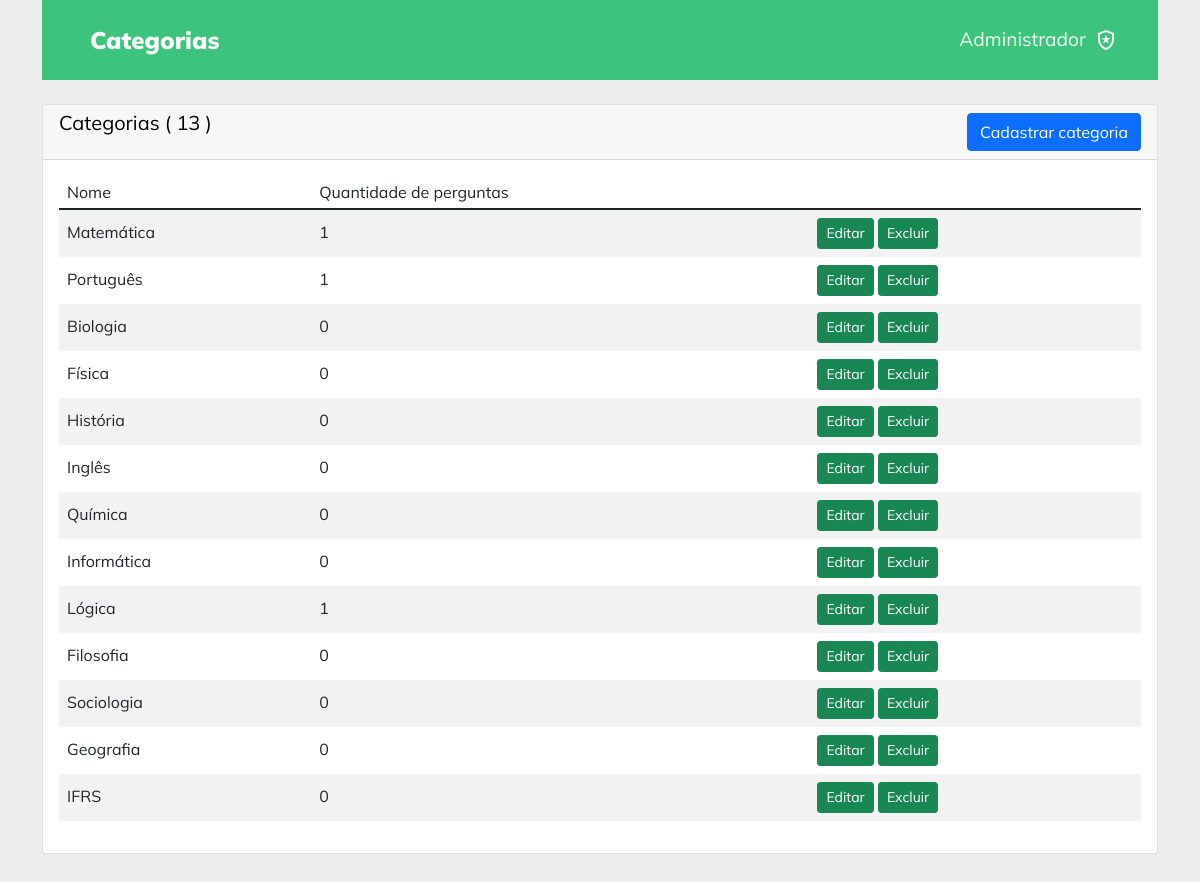
/src/listarCategorias/index.php (signed in), run on the app's committed database.
### tables this page shows
CREATE TABLE IF NOT EXISTS `perguntacategoria` (
  `idCategoria` int(11) NOT NULL AUTO_INCREMENT,
  `nome` varchar(100) NOT NULL,
  PRIMARY KEY (`idCategoria`)
);

### src/listarCategorias/index.php (the view, shortened to what this page needs)
<?php
require 'dbcon.php';
?>
<!doctype html>
<html lang="pt-BR">
<head>
    <link href="https://cdn.jsdelivr.net/npm/bootstrap@5.1.3/dist/css/bootstrap.min.css" rel="stylesheet">
    <?php require "head.php" ?>
</head>
<body>
<?php require "header.php" ?>
    <div class="container mt-4">
        <div class="row">
            <div class="col-md-12">
                <div class="card">
                    <div class="card-header">
                        <h4>Categorias
                        <?php
                            $query = "SELECT COUNT(idCategoria) categorias FROM perguntacategoria;";
                            $query_run = mysqli_query($conn, $query);
                            if(mysqli_num_rows($query_run) > 0)
                            {
                                foreach($query_run as $categoria)
                                {
                                    ?>
                                    <tr>
                                        <?php echo "(";?>
                                        <td><?= $categoria['categorias']; ?></td>
                                        <?php echo ")";?>
                                    <?php
                                }
                            }
                            else{
                                echo "<h5> 0 </h5>";
                            }
                            ?>
                            <a href="cadastrar.php" class="btn btn-primary float-end">Cadastrar categoria</a>
                        </h4>
                    </div>
                    <div class="card-body">
                        <table class="table table-bordered table-striped">
                            <thead>
                                <tr>
                                    <th>Nome</th>
                                    <th>Quantidade de perguntas</th>
                                    <th></th>
                                </tr>
                            </thead>
                            <tbody>
                                <?php
                                    $query = "SELECT c.nome, c.idCategoria, COUNT(p.idPergunta) perguntas FROM perguntacategoria c LEFT JOIN pergunta p ON c.idCategoria = p.idCategoria GROUP BY c.idCategoria;";
                                    $query_run = mysqli_query($conn, $query);
                                    if(mysqli_num_rows($query_run) > 0)
                                    {
                                        foreach($query_run as $categoria)
                                        {
                                            ?>
                                            <tr>
                                                <td><?= $categoria['nome']; ?></td>
                                                <td><?= $categoria['perguntas']; ?></td>
                                                <td>
                                                    <a href="editar.php?idCategoria=<?=$categoria['idCategoria']; ?>" class="btn btn-success btn-sm">Editar</a>
                                                    <a href="code.php?idCategoria=<?=$categoria['idCategoria']; ?>" class="btn btn-success btn-sm">Excluir</a>
                                                </td>
                                            </tr>
                                            <?php
                                        }
                                    }
                                    else
                                    {
                                        echo "<h5> Nenhuma categoria foi cadastrada </h5>";
                                    }
                                ?>
                            </tbody>
                        </table>
                    </div>
                </div>
            </div>
        </div>
    </div>
</body>
</html>

### src/listarOrdensdePrisao/style.css (style rules this page uses)
body { color: var(--white); background-color: var(--gray); }
.container { width: 100%; height: 100vh; }

### src/assets/styles/globalStyles.css (style rules this page uses)
:root { --primary: #3CC47C; --primaryVariant: #2FBF77; --gray: #EDEDED; --gray2: #D9D9D9; --white: #fafafafa; --green: #165735; --darkGreen: #104228; --black: #000000; --blackOpacity: #00000035; --blue: blue; --yellow: yellow; --red: red; --main-font: "Mulish"; }
body { font-family: "Mulish"; }

### src/listarCategorias/head.php (style rules this page uses)
label, h4 { color: #000; }
h4 { font-size: 20px }

### data on the page
perguntacategoria: nome "Matemática", perguntas "1"
perguntacategoria: nome "Português", perguntas "1"
perguntacategoria: nome "Biologia", perguntas "0"
perguntacategoria: nome "Física", perguntas "0"
perguntacategoria: nome "História", perguntas "0"
perguntacategoria: nome "Inglês", perguntas "0"
perguntacategoria: nome "Química", perguntas "0"
perguntacategoria: nome "Informática", perguntas "0"
perguntacategoria: nome "Lógica", perguntas "1"
perguntacategoria: nome "Filosofia", perguntas "0"
perguntacategoria: nome "Sociologia", perguntas "0"
perguntacategoria: nome "Geografia", perguntas "0"
perguntacategoria: nome "IFRS", perguntas "0"

### other printed values
$categoria['categorias'] "13"
